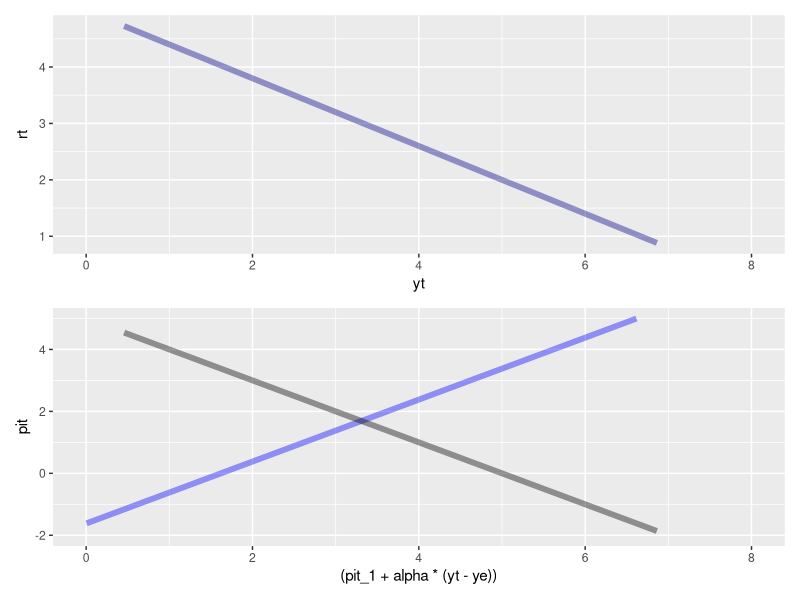

Write the R code that produced this figure.
# Description: 3 equation model dynamic
# Author: gustavovital
# Date: 31-12-2021

# Modelo:
# 
# Monetary rule:    yt - ye = -alpha*beta*(pit - piT)
# Phillips curve:   pit = pit_1 + alpha*(yt - ye)
# IS curve:         yt = At - a*rt_1

# Packages:
library(tidyverse)
library(patchwork)

# Implementing the model ----
# Parameters and SS
alpha <- 0.9
beta <- 0.5
piT <- 2
ye <- 2.5
a <- .6
A <- 3


# inflation
pit_1 <- seq(-10, 10, .01)

# Variables
pit <- (1/(1 + alpha^2 * beta)) * (pit_1 - alpha^2 * beta * piT)
yt <- ye - alpha*beta*(pit - piT)
rt <- 1/a * A -a*yt




# Initial plots, MR e PC:
data <- data.frame(pit, yt, rt, pit_1)

data %>% 
  ggplot() +
  geom_line(aes(x = (pit_1 + alpha*(yt - ye)), y = pit), size = 2, alpha = .4, color = 'blue') +  # PC
  geom_line(aes(x = yt, y = (ye - -alpha*beta*(pit - piT))), size = 2, alpha = .4) +  # MR
  xlim(0, 8) +
  ylim(-2, 5) -> y_pi

data %>% 
  ggplot(aes(yt, rt)) +
  geom_line(size = 2, alpha = .4, color = 'darkblue') +
  xlim(0, 8) -> y_rt


y_rt/y_pi


